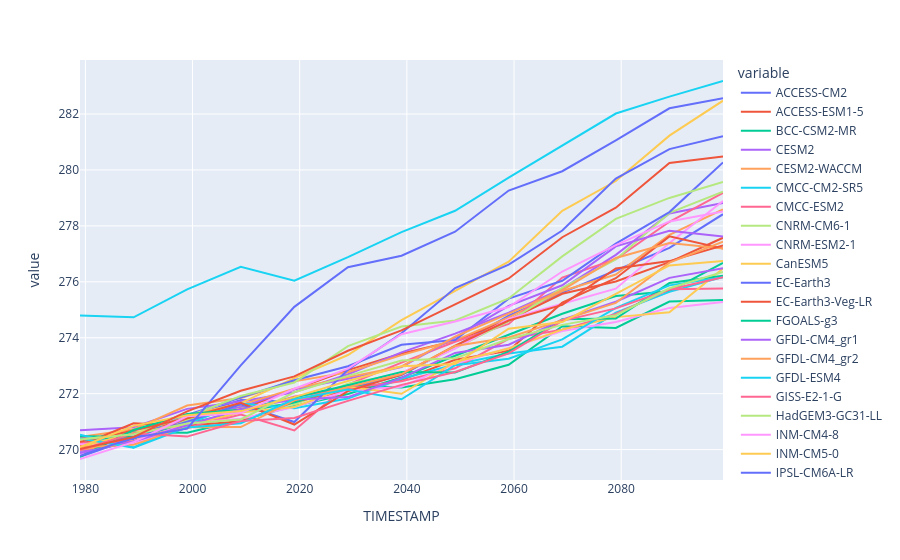

Notebook source saved alongside this figure:
### Markdown cell above
Apparently, some models have striking curves indicating unrealistic outliers or sudden jumps in the data. To clearly identify faulty time series, one option is to choose a qualitative approach by identifying the models using an interactive `plotly` plot. Here we can zoom and select/deselect curves as we like, to identify model names.

### Code cell
import plotly.express as px

fig = px.line(ssp5_tas_raw.resample('10YE', closed='left', label='left').mean())
fig.show()

### Figure 1 — Plotly figure (JSON) as saved in the notebook; plotly's stock layout.template omitted (floating-point values rounded to 4 significant figures)
{"data": [{"hovertemplate": "variable=ACCESS-CM2<br>TIMESTAMP=%{x}<br>value=%{y}<extra></extra>", "legendgroup": "ACCESS-CM2", "line": {"color": "#636efa", "dash": "solid"}, "marker": {"symbol": "circle"}, "mode": "lines", "name": "ACCESS-CM2", "orientation": "v", "showlegend": true, "type": "scatter", "x": ["1978-12-31T00:00:00", "1988-12-31T00:00:00", "1998-12-31T00:00:00", "2008-12-31T00:00:00", "2018-12-31T00:00:00", "2028-12-31T00:00:00", "2038-12-31T00:00:00", "2048-12-31T00:00:00", "2058-12-31T00:00:00", "2068-12-31T00:00:00", "2078-12-31T00:00:00", "2088-12-31T00:00:00", "2098-12-31T00:00:00"], "xaxis": "x", "y": [270.1, 270.4, 271.2, 271.8, 271.7, 272.2, 272.7, 273.7, 274.8, 275.6, 276.4, 277.2, 278.4], "yaxis": "y"}, {"hovertemplate": "variable=ACCESS-ESM1-5<br>TIMESTAMP=%{x}<br>value=%{y}<extra></extra>", "legendgroup": "ACCESS-ESM1-5", "line": {"color": "#EF553B", "dash": "solid"}, "marker": {"symbol": "circle"}, "mode": "lines", "name": "ACCESS-ESM1-5", "orientation": "v", "showlegend": true, "type": "scatter", "x": ["1978-12-31T00:00:00", "1988-12-31T00:00:00", "1998-12-31T00:00:00", "2008-12-31T00:00:00", "2018-12-31T00:00:00", "2028-12-31T00:00:00", "2038-12-31T00:00:00", "2048-12-31T00:00:00", "2058-12-31T00:00:00", "2068-12-31T00:00:00", "2078-12-31T00:00:00", "2088-12-31T00:00:00", "2098-12-31T00:00:00"], "xaxis": "x", "y": [270.1, 270.4, 271.1, 271.5, 272.2, 272.8, 273.4, 273.9, 274.6, 275.6, 276.0, 276.7, 277.6], "yaxis": "y"}, {"hovertemplate": "variable=BCC-CSM2-MR<br>TIMESTAMP=%{x}<br>value=%{y}<extra></extra>", "legendgroup": "BCC-CSM2-MR", "line": {"color": "#00cc96", "dash": "solid"}, "marker": {"symbol": "circle"}, "mode": "lines", "name": "BCC-CSM2-MR", "orientation": "v", "showlegend": true, "type": "scatter", "x": ["1978-12-31T00:00:00", "1988-12-31T00:00:00", "1998-12-31T00:00:00", "2008-12-31T00:00:00", "2018-12-31T00:00:00", "2028-12-31T00:00:00", "2038-12-31T00:00:00", "2048-12-31T00:00:00", "2058-12-31T00:00:00", "2068-12-31T00:00:00", "2078-12-31T00:00:00", "2088-12-31T00:00:00", "2098-12-31T00:00:00"], "xaxis": "x", "y": [270.2, 270.6, 270.6, 271.1, 271.6, 272.0, 272.6, 273.4, 274.1, 274.9, 275.5, 275.7, 276.7], "yaxis": "y"}, {"hovertemplate": "variable=CESM2<br>TIMESTAMP=%{x}<br>value=%{y}<extra></extra>", "legendgroup": "CESM2", "line": {"color": "#ab63fa", "dash": "solid"}, "marker": {"symbol": "circle"}, "mode": "lines", "name": "CESM2", "orientation": "v", "showlegend": true, "type": "scatter", "x": ["1978-12-31T00:00:00", "1988-12-31T00:00:00", "1998-12-31T00:00:00", "2008-12-31T00:00:00", "2018-12-31T00:00:00", "2028-12-31T00:00:00", "2038-12-31T00:00:00", "2048-12-31T00:00:00", "2058-12-31T00:00:00", "2068-12-31T00:00:00", "2078-12-31T00:00:00", "2088-12-31T00:00:00", "2098-12-31T00:00:00"], "xaxis": "x", "y": [270.7, 270.8, 271.5, 271.7, 272.1, 272.7, 273.5, 274.1, 274.9, 275.8, 277.0, 278.4, 278.8], "yaxis": "y"}, {"hovertemplate": "variable=CESM2-WACCM<br>TIMESTAMP=%{x}<br>value=%{y}<extra></extra>", "legendgroup": "CESM2-WACCM", "line": {"color": "#FFA15A", "dash": "solid"}, "marker": {"symbol": "circle"}, "mode": "lines", "name": "CESM2-WACCM", "orientation": "v", "showlegend": true, "type": "scatter", "x": ["1978-12-31T00:00:00", "1988-12-31T00:00:00", "1998-12-31T00:00:00", "2008-12-31T00:00:00", "2018-12-31T00:00:00", "2028-12-31T00:00:00", "2038-12-31T00:00:00", "2048-12-31T00:00:00", "2058-12-31T00:00:00", "2068-12-31T00:00:00", "2078-12-31T00:00:00", "2088-12-31T00:00:00", "2098-12-31T00:00:00"], "xaxis": "x", "y": [270.5, 270.7, 271.6, 271.8, 272.4, 272.8, 273.4, 273.9, 274.7, 275.7, 276.3, 277.7, 278.6], "yaxis": "y"}, {"hovertemplate": "variable=CMCC-CM2-SR5<br>TIMESTAMP=%{x}<br>value=%{y}<extra></extra>", "legendgroup": "CMCC-CM2-SR5", "line": {"color": "#19d3f3", "dash": "solid"}, "marker": {"symbol": "circle"}, "mode": "lines", "name": "CMCC-CM2-SR5", "orientation": "v", "showlegend": true, "type": "scatter", "x": ["1978-12-31T00:00:00", "1988-12-31T00:00:00", "1998-12-31T00:00:00", "2008-12-31T00:00:00", "2018-12-31T00:00:00", "2028-12-31T00:00:00", "2038-12-31T00:00:00", "2048-12-31T00:00:00", "2058-12-31T00:00:00", "2068-12-31T00:00:00", "2078-12-31T00:00:00", "2088-12-31T00:00:00", "2098-12-31T00:00:00"], "xaxis": "x", "y": [274.8, 274.7, 275.7, 276.5, 276.0, 276.9, 277.8, 278.5, 279.7, 280.9, 282.0, 282.6, 283.2], "yaxis": "y"}, {"hovertemplate": "variable=CMCC-ESM2<br>TIMESTAMP=%{x}<br>value=%{y}<extra></extra>", "legendgroup": "CMCC-ESM2", "line": {"color": "#FF6692", "dash": "solid"}, "marker": {"symbol": "circle"}, "mode": "lines", "name": "CMCC-ESM2", "orientation": "v", "showlegend": true, "type": "scatter", "x": ["1978-12-31T00:00:00", "1988-12-31T00:00:00", "1998-12-31T00:00:00", "2008-12-31T00:00:00", "2018-12-31T00:00:00", "2028-12-31T00:00:00", "2038-12-31T00:00:00", "2048-12-31T00:00:00", "2058-12-31T00:00:00", "2068-12-31T00:00:00", "2078-12-31T00:00:00", "2088-12-31T00:00:00", "2098-12-31T00:00:00"], "xaxis": "x", "y": [270.4, 270.5, 270.8, 271.3, 270.7, 272.3, 273.1, 273.9, 274.5, 276.2, 276.8, 278.1, 279.2], "yaxis": "y"}, {"hovertemplate": "variable=CNRM-CM6-1<br>TIMESTAMP=%{x}<br>value=%{y}<extra></extra>", "legendgroup": "CNRM-CM6-1", "line": {"color": "#B6E880", "dash": "solid"}, "marker": {"symbol": "circle"}, "mode": "lines", "name": "CNRM-CM6-1", "orientation": "v", "showlegend": true, "type": "scatter", "x": ["1978-12-31T00:00:00", "1988-12-31T00:00:00", "1998-12-31T00:00:00", "2008-12-31T00:00:00", "2018-12-31T00:00:00", "2028-12-31T00:00:00", "2038-12-31T00:00:00", "2048-12-31T00:00:00", "2058-12-31T00:00:00", "2068-12-31T00:00:00", "2078-12-31T00:00:00", "2088-12-31T00:00:00", "2098-12-31T00:00:00"], "xaxis": "x", "y": [269.9, 270.3, 271.0, 271.5, 271.6, 272.4, 272.7, 273.6, 274.6, 275.8, 276.8, 278.5, 279.2], "yaxis": "y"}, {"hovertemplate": "variable=CNRM-ESM2-1<br>TIMESTAMP=%{x}<br>value=%{y}<extra></extra>", "legendgroup": "CNRM-ESM2-1", "line": {"color": "#FF97FF", "dash": "solid"}, "marker": {"symbol": "circle"}, "mode": "lines", "name": "CNRM-ESM2-1", "orientation": "v", "showlegend": true, "type": "scatter", "x": ["1978-12-31T00:00:00", "1988-12-31T00:00:00", "1998-12-31T00:00:00", "2008-12-31T00:00:00", "2018-12-31T00:00:00", "2028-12-31T00:00:00", "2038-12-31T00:00:00", "2048-12-31T00:00:00", "2058-12-31T00:00:00", "2068-12-31T00:00:00", "2078-12-31T00:00:00", "2088-12-31T00:00:00", "2098-12-31T00:00:00"], "xaxis": "x", "y": [269.9, 270.6, 270.9, 271.4, 271.9, 272.2, 272.8, 273.6, 274.7, 275.2, 275.8, 277.4, 278.9], "yaxis": "y"}, {"hovertemplate": "variable=CanESM5<br>TIMESTAMP=%{x}<br>value=%{y}<extra></extra>", "legendgroup": "CanESM5", "line": {"color": "#FECB52", "dash": "solid"}, "marker": {"symbol": "circle"}, "mode": "lines", "name": "CanESM5", "orientation": "v", "showlegend": true, "type": "scatter", "x": ["1978-12-31T00:00:00", "1988-12-31T00:00:00", "1998-12-31T00:00:00", "2008-12-31T00:00:00", "2018-12-31T00:00:00", "2028-12-31T00:00:00", "2038-12-31T00:00:00", "2048-12-31T00:00:00", "2058-12-31T00:00:00", "2068-12-31T00:00:00", "2078-12-31T00:00:00", "2088-12-31T00:00:00", "2098-12-31T00:00:00"], "xaxis": "x", "y": [270.1, 270.3, 271.2, 271.7, 272.6, 273.4, 274.6, 275.7, 276.7, 278.5, 279.6, 281.2, 282.5], "yaxis": "y"}, {"hovertemplate": "variable=EC-Earth3<br>TIMESTAMP=%{x}<br>value=%{y}<extra></extra>", "legendgroup": "EC-Earth3", "line": {"color": "#636efa", "dash": "solid"}, "marker": {"symbol": "circle"}, "mode": "lines", "name": "EC-Earth3", "orientation": "v", "showlegend": true, "type": "scatter", "x": ["1978-12-31T00:00:00", "1988-12-31T00:00:00", "1998-12-31T00:00:00", "2008-12-31T00:00:00", "2018-12-31T00:00:00", "2028-12-31T00:00:00", "2038-12-31T00:00:00", "2048-12-31T00:00:00", "2058-12-31T00:00:00", "2068-12-31T00:00:00", "2078-12-31T00:00:00", "2088-12-31T00:00:00", "2098-12-31T00:00:00"], "xaxis": "x", "y": [270.2, 270.4, 271.2, 271.9, 272.5, 273.0, 273.7, 273.9, 275.4, 276.0, 277.4, 278.5, 280.3], "yaxis": "y"}, {"hovertemplate": "variable=EC-Earth3-Veg-LR<br>TIMESTAMP=%{x}<br>value=%{y}<extra></extra>", "legendgroup": "EC-Earth3-Veg-LR", "line": {"color": "#EF553B", "dash": "solid"}, "marker": {"symbol": "circle"}, "mode": "lines", "name": "EC-Earth3-Veg-LR", "orientation": "v", "showlegend": true, "type": "scatter", "x": ["1978-12-31T00:00:00", "1988-12-31T00:00:00", "1998-12-31T00:00:00", "2008-12-31T00:00:00", "2018-12-31T00:00:00", "2028-12-31T00:00:00", "2038-12-31T00:00:00", "2048-12-31T00:00:00", "2058-12-31T00:00:00", "2068-12-31T00:00:00", "2078-12-31T00:00:00", "2088-12-31T00:00:00", "2098-12-31T00:00:00"], "xaxis": "x", "y": [270.2, 270.9, 270.9, 271.0, 271.7, 272.1, 272.5, 273.2, 273.5, 275.3, 276.1, 277.6, 277.2], "yaxis": "y"}, {"hovertemplate": "variable=FGOALS-g3<br>TIMESTAMP=%{x}<br>value=%{y}<extra></extra>", "legendgroup": "FGOALS-g3", "line": {"color": "#00cc96", "dash": "solid"}, "marker": {"symbol": "circle"}, "mode": "lines", "name": "FGOALS-g3", "orientation": "v", "showlegend": true, "type": "scatter", "x": ["1978-12-31T00:00:00", "1988-12-31T00:00:00", "1998-12-31T00:00:00", "2008-12-31T00:00:00", "2018-12-31T00:00:00", "2028-12-31T00:00:00", "2038-12-31T00:00:00", "2048-12-31T00:00:00", "2058-12-31T00:00:00", "2068-12-31T00:00:00", "2078-12-31T00:00:00", "2088-12-31T00:00:00", "2098-12-31T00:00:00"], "xaxis": "x", "y": [270.5, 270.5, 270.9, 271.3, 271.7, 272.3, 272.2, 272.5, 273.0, 274.4, 274.4, 275.3, 275.4], "yaxis": "y"}, {"hovertemplate": "variable=GFDL-CM4_gr1<br>TIMESTAMP=%{x}<br>value=%{y}<extra></extra>", "legendgroup": "GFDL-CM4_gr1", "line": {"color": "#ab63fa", "dash": "solid"}, "marker": {"symbol": "circle"}, "mode": "lines", "name": "GFDL-CM4_gr1", "orientation": "v", "showlegend": true, "type": "scatter", "x": ["1978-12-31T00:00:00", "1988-12-31T00:00:00", "1998-12-31T00:00:00", "2008-12-31T00:00:00", "2018-12-31T00:00:00", "2028-12-31T00:00:00", "2038-12-31T00:00:00", "2048-12-31T00:00:00", "2058-12-31T00:00:00", "2068-12-31T00:00:00", "2078-12-31T00:00:00", "2088-12-31T00:00:00", "2098-12-31T00:00:00"], "xaxis": "x", "y": [270.0, 270.3, 271.2, 271.5, 272.2, 272.5, 273.0, 274.0, 275.1, 275.9, 277.3, 277.8, 277.6], "yaxis": "y"}, {"hovertemplate": "variable=GFDL-CM4_gr2<br>TIMESTAMP=%{x}<br>value=%{y}<extra></extra>", "legendgroup": "GFDL-CM4_gr2", "line": {"color": "#FFA15A", "dash": "solid"}, "marker": {"symbol": "circle"}, "mode": "lines", "name": "GFDL-CM4_gr2", "orientation": "v", "showlegend": true, "type": "scatter", "x": ["1978-12-31T00:00:00", "1988-12-31T00:00:00", "1998-12-31T00:00:00", "2008-12-31T00:00:00", "2018-12-31T00:00:00", "2028-12-31T00:00:00", "2038-12-31T00:00:00", "2048-12-31T00:00:00", "2058-12-31T00:00:00", "2068-12-31T00:00:00", "2078-12-31T00:00:00", "2088-12-31T00:00:00", "2098-12-31T00:00:00"], "xaxis": "x", "y": [270.0, 270.2, 271.2, 271.6, 272.2, 272.6, 273.0, 274.0, 274.9, 275.7, 276.9, 277.4, 277.2], "yaxis": "y"}, {"hovertemplate": "variable=GFDL-ESM4<br>TIMESTAMP=%{x}<br>value=%{y}<extra></extra>", "legendgroup": "GFDL-ESM4", "line": {"color": "#19d3f3", "dash": "solid"}, "marker": {"symbol": "circle"}, "mode": "lines", "name": "GFDL-ESM4", "orientation": "v", "showlegend": true, "type": "scatter", "x": ["1978-12-31T00:00:00", "1988-12-31T00:00:00", "1998-12-31T00:00:00", "2008-12-31T00:00:00", "2018-12-31T00:00:00", "2028-12-31T00:00:00", "2038-12-31T00:00:00", "2048-12-31T00:00:00", "2058-12-31T00:00:00", "2068-12-31T00:00:00", "2078-12-31T00:00:00", "2088-12-31T00:00:00", "2098-12-31T00:00:00"], "xaxis": "x", "y": [270.5, 270.1, 270.9, 271.6, 271.5, 271.8, 272.5, 273.0, 273.4, 273.7, 274.9, 275.6, 276.2], "yaxis": "y"}, {"hovertemplate": "variable=GISS-E2-1-G<br>TIMESTAMP=%{x}<br>value=%{y}<extra></extra>", "legendgroup": "GISS-E2-1-G", "line": {"color": "#FF6692", "dash": "solid"}, "marker": {"symbol": "circle"}, "mode": "lines", "name": "GISS-E2-1-G", "orientation": "v", "showlegend": true, "type": "scatter", "x": ["1978-12-31T00:00:00", "1988-12-31T00:00:00", "1998-12-31T00:00:00", "2008-12-31T00:00:00", "2018-12-31T00:00:00", "2028-12-31T00:00:00", "2038-12-31T00:00:00", "2048-12-31T00:00:00", "2058-12-31T00:00:00", "2068-12-31T00:00:00", "2078-12-31T00:00:00", "2088-12-31T00:00:00", "2098-12-31T00:00:00"], "xaxis": "x", "y": [270.2, 270.3, 270.8, 271.3, 271.9, 272.2, 272.4, 272.9, 274.0, 274.3, 274.9, 275.7, 275.8], "yaxis": "y"}, {"hovertemplate": "variable=HadGEM3-GC31-LL<br>TIMESTAMP=%{x}<br>value=%{y}<extra></extra>", "legendgroup": "HadGEM3-GC31-LL", "line": {"color": "#B6E880", "dash": "solid"}, "marker": {"symbol": "circle"}, "mode": "lines", "name": "HadGEM3-GC31-LL", "orientation": "v", "showlegend": true, "type": "scatter", "x": ["1978-12-31T00:00:00", "1988-12-31T00:00:00", "1998-12-31T00:00:00", "2008-12-31T00:00:00", "2018-12-31T00:00:00", "2028-12-31T00:00:00", "2038-12-31T00:00:00", "2048-12-31T00:00:00", "2058-12-31T00:00:00", "2068-12-31T00:00:00", "2078-12-31T00:00:00", "2088-12-31T00:00:00", "2098-12-31T00:00:00"], "xaxis": "x", "y": [270.4, 270.6, 271.2, 271.9, 272.4, 273.7, 274.4, 274.6, 275.4, 276.9, 278.3, 279.0, 279.6], "yaxis": "y"}, {"hovertemplate": "variable=INM-CM4-8<br>TIMESTAMP=%{x}<br>value=%{y}<extra></extra>", "legendgroup": "INM-CM4-8", "line": {"color": "#FF97FF", "dash": "solid"}, "marker": {"symbol": "circle"}, "mode": "lines", "name": "INM-CM4-8", "orientation": "v", "showlegend": true, "type": "scatter", "x": ["1978-12-31T00:00:00", "1988-12-31T00:00:00", "1998-12-31T00:00:00", "2008-12-31T00:00:00", "2018-12-31T00:00:00", "2028-12-31T00:00:00", "2038-12-31T00:00:00", "2048-12-31T00:00:00", "2058-12-31T00:00:00", "2068-12-31T00:00:00", "2078-12-31T00:00:00", "2088-12-31T00:00:00", "2098-12-31T00:00:00"], "xaxis": "x", "y": [270.2, 270.2, 270.9, 271.1, 271.5, 272.1, 272.3, 273.1, 273.6, 274.2, 274.6, 275.1, 275.3], "yaxis": "y"}, {"hovertemplate": "variable=INM-CM5-0<br>TIMESTAMP=%{x}<br>value=%{y}<extra></extra>", "legendgroup": "INM-CM5-0", "line": {"color": "#FECB52", "dash": "solid"}, "marker": {"symbol": "circle"}, "mode": "lines", "name": "INM-CM5-0", "orientation": "v", "showlegend": true, "type": "scatter", "x": ["1978-12-31T00:00:00", "1988-12-31T00:00:00", "1998-12-31T00:00:00", "2008-12-31T00:00:00", "2018-12-31T00:00:00", "2028-12-31T00:00:00", "2038-12-31T00:00:00", "2048-12-31T00:00:00", "2058-12-31T00:00:00", "2068-12-31T00:00:00", "2078-12-31T00:00:00", "2088-12-31T00:00:00", "2098-12-31T00:00:00"], "xaxis": "x", "y": [270.1, 270.6, 270.9, 271.3, 271.5, 272.2, 272.0, 273.1, 273.6, 274.3, 274.7, 274.9, 276.5], "yaxis": "y"}, {"hovertemplate": "variable=IPSL-CM6A-LR<br>TIMESTAMP=%{x}<br>value=%{y}<extra></extra>", "legendgroup": "IPSL-CM6A-LR", "line": {"color": "#636efa", "dash": "solid"}, "marker": {"symbol": "circle"}, "mode": "lines", "name": "IPSL-CM6A-LR", "orientation": "v", "showlegend": true, "type": "scatter", "x": ["1978-12-31T00:00:00", "1988-12-31T00:00:00", "1998-12-31T00:00:00", "2008-12-31T00:00:00", "2018-12-31T00:00:00", "2028-12-31T00:00:00", "2038-12-31T00:00:00", "2048-12-31T00:00:00", "2058-12-31T00:00:00", "2068-12-31T00:00:00", "2078-12-31T00:00:00", "2088-12-31T00:00:00", "2098-12-31T00:00:00"], "xaxis": "x", "y": [269.7, 270.4, 271.0, 271.6, 271.0, 272.9, 274.2, 275.8, 276.6, 277.8, 279.7, 280.7, 281.2], "yaxis": "y"}, {"hovertemplate": "variable=KACE-1-0-G<br>TIMESTAMP=%{x}<br>value=%{y}<extra></extra>", "legendgroup": "KACE-1-0-G", "line": {"color": "#EF553B", "dash": "solid"}, "marker": {"symbol": "circle"}, "mode": "lines", "name": "KACE-1-0-G", "orientation": "v", "showlegend": true, "type": "scatter", "x": ["1978-12-31T00:00:00", "1988-12-31T00:00:00", "1998-12-31T00:00:00", "2008-12-31T00:00:00", "2018-12-31T00:00:00", "2028-12-31T00:00:00", "2038-12-31T00:00:00", "2048-12-31T00:00:00", "2058-12-31T00:00:00", "2068-12-31T00:00:00", "2078-12-31T00:00:00", "2088-12-31T00:00:00", "2098-12-31T00:00:00"], "xaxis": "x", "y": [270.3, 270.7, 271.1, 271.7, 270.9, 272.1, 272.7, 273.7, 274.6, 275.2, 276.5, 276.7, 277.3], "yaxis": "y"}, {"hovertemplate": "variable=KIOST-ESM<br>TIMESTAMP=%{x}<br>value=%{y}<extra></extra>", "legendgroup": "KIOST-ESM", "line": {"color": "#00cc96", "dash": "solid"}, "marker": {"symbol": "circle"}, "mode": "lines", "name": "KIOST-ESM", "orientation": "v", "showlegend": true, "type": "scatter", "x": ["1978-12-31T00:00:00", "1988-12-31T00:00:00", "1998-12-31T00:00:00", "2008-12-31T00:00:00", "2018-12-31T00:00:00", "2028-12-31T00:00:00", "2038-12-31T00:00:00", "2048-12-31T00:00:00", "2058-12-31T00:00:00", "2068-12-31T00:00:00", "2078-12-31T00:00:00", "2088-12-31T00:00:00", "2098-12-31T00:00:00"], "xaxis": "x", "y": [269.7, 270.7, 271.3, 271.4, 271.9, 272.3, 272.8, 272.8, 273.5, 274.7, 274.7, 276.0, 276.2], "yaxis": "y"}, {"hovertemplate": "variable=MIROC-ES2L<br>TIMESTAMP=%{x}<br>value=%{y}<extra></extra>", "legendgroup": "MIROC-ES2L", "line": {"color": "#ab63fa", "dash": "solid"}, "marker": {"symbol": "circle"}, "mode": "lines", "name": "MIROC-ES2L", "orientation": "v", "showlegend": true, "type": "scatter", "x": ["1978-12-31T00:00:00", "1988-12-31T00:00:00", "1998-12-31T00:00:00", "2008-12-31T00:00:00", "2018-12-31T00:00:00", "2028-12-31T00:00:00", "2038-12-31T00:00:00", "2048-12-31T00:00:00", "2058-12-31T00:00:00", "2068-12-31T00:00:00", "2078-12-31T00:00:00", "2088-12-31T00:00:00", "2098-12-31T00:00:00"], "xaxis": "x", "y": [269.9, 270.3, 270.9, 271.4, 271.8, 271.9, 272.6, 273.5, 273.7, 274.6, 275.3, 276.1, 276.5], "yaxis": "y"}, {"hovertemplate": "variable=MIROC6<br>TIMESTAMP=%{x}<br>value=%{y}<extra></extra>", "legendgroup": "MIROC6", "line": {"color": "#FFA15A", "dash": "solid"}, "marker": {"symbol": "circle"}, "mode": "lines", "name": "MIROC6", "orientation": "v", "showlegend": true, "type": "scatter", "x": ["1978-12-31T00:00:00", "1988-12-31T00:00:00", "1998-12-31T00:00:00", "2008-12-31T00:00:00", "2018-12-31T00:00:00", "2028-12-31T00:00:00", "2038-12-31T00:00:00", "2048-12-31T00:00:00", "2058-12-31T00:00:00", "2068-12-31T00:00:00", "2078-12-31T00:00:00", "2088-12-31T00:00:00", "2098-12-31T00:00:00"], "xaxis": "x", "y": [270.1, 270.2, 270.8, 270.8, 271.8, 272.2, 272.7, 273.7, 274.0, 274.6, 275.2, 276.7, 277.4], "yaxis": "y"}, {"hovertemplate": "variable=MPI-ESM1-2-HR<br>TIMESTAMP=%{x}<br>value=%{y}<extra></extra>", "legendgroup": "MPI-ESM1-2-HR", "line": {"color": "#19d3f3", "dash": "solid"}, "marker": {"symbol": "circle"}, "mode": "lines", "name": "MPI-ESM1-2-HR", "orientation": "v", "showlegend": true, "type": "scatter", "x": ["1978-12-31T00:00:00", "1988-12-31T00:00:00", "1998-12-31T00:00:00", "2008-12-31T00:00:00", "2018-12-31T00:00:00", "2028-12-31T00:00:00", "2038-12-31T00:00:00", "2048-12-31T00:00:00", "2058-12-31T00:00:00", "2068-12-31T00:00:00", "2078-12-31T00:00:00", "2088-12-31T00:00:00", "2098-12-31T00:00:00"], "xaxis": "x", "y": [270.4, 270.1, 270.8, 270.9, 271.8, 272.2, 271.8, 273.0, 273.3, 273.9, 275.1, 275.9, 276.2], "yaxis": "y"}, {"hovertemplate": "variable=MPI-ESM1-2-LR<br>TIMESTAMP=%{x}<br>value=%{y}<extra></extra>", "legendgroup": "MPI-ESM1-2-LR", "line": {"color": "#FF6692", "dash": "solid"}, "marker": {"symbol": "circle"}, "mode": "lines", "name": "MPI-ESM1-2-LR", "orientation": "v", "showlegend": true, "type": "scatter", "x": ["1978-12-31T00:00:00", "1988-12-31T00:00:00", "1998-12-31T00:00:00", "2008-12-31T00:00:00", "2018-12-31T00:00:00", "2028-12-31T00:00:00", "2038-12-31T00:00:00", "2048-12-31T00:00:00", "2058-12-31T00:00:00", "2068-12-31T00:00:00", "2078-12-31T00:00:00", "2088-12-31T00:00:00", "2098-12-31T00:00:00"], "xaxis": "x", "y": [270.0, 270.6, 270.5, 271.0, 271.1, 271.7, 272.3, 272.8, 273.4, 274.6, 275.1, 275.7, 276.2], "yaxis": "y"}, {"hovertemplate": "variable=MRI-ESM2-0<br>TIMESTAMP=%{x}<br>value=%{y}<extra></extra>", "legendgroup": "MRI-ESM2-0", "line": {"color": "#B6E880", "dash": "solid"}, "marker": {"symbol": "circle"}, "mode": "lines", "name": "MRI-ESM2-0", "orientation": "v", "showlegend": true, "type": "scatter", "x": ["1978-12-31T00:00:00", "1988-12-31T00:00:00", "1998-12-31T00:00:00", "2008-12-31T00:00:00", "2018-12-31T00:00:00", "2028-12-31T00:00:00", "2038-12-31T00:00:00", "2048-12-31T00:00:00", "2058-12-31T00:00:00", "2068-12-31T00:00:00", "2078-12-31T00:00:00", "2088-12-31T00:00:00", "2098-12-31T00:00:00"], "xaxis": "x", "y": [270.4, 270.5, 270.9, 271.1, 272.1, 272.6, 273.2, 273.3, 274.0, 274.5, 274.8, 275.8, 276.3], "yaxis": "y"}, {"hovertemplate": "variable=NESM3<br>TIMESTAMP=%{x}<br>value=%{y}<extra></extra>", "legendgroup": "NESM3", "line": {"color": "#FF97FF", "dash": "solid"}, "marker": {"symbol": "circle"}, "mode": "lines", "name": "NESM3", "orientation": "v", "showlegend": true, "type": "scatter", "x": ["1978-12-31T00:00:00", "1988-12-31T00:00:00", "1998-12-31T00:00:00", "2008-12-31T00:00:00", "2018-12-31T00:00:00", "2028-12-31T00:00:00", "2038-12-31T00:00:00", "2048-12-31T00:00:00", "2058-12-31T00:00:00", "2068-12-31T00:00:00", "2078-12-31T00:00:00", "2088-12-31T00:00:00", "2098-12-31T00:00:00"], "xaxis": "x", "y": [269.7, 270.3, 271.2, 271.3, 272.2, 272.9, 274.1, 274.6, 275.1, 276.4, 277.3, 278.2, 278.5], "yaxis": "y"}, {"hovertemplate": "variable=NorESM2-MM<br>TIMESTAMP=%{x}<br>value=%{y}<extra></extra>", "legendgroup": "NorESM2-MM", "line": {"color": "#FECB52", "dash": "solid"}, "marker": {"symbol": "circle"}, "mode": "lines", "name": "NorESM2-MM", "orientation": "v", "showlegend": true, "type": "scatter", "x": ["1978-12-31T00:00:00", "1988-12-31T00:00:00", "1998-12-31T00:00:00", "2008-12-31T00:00:00", "2018-12-31T00:00:00", "2028-12-31T00:00:00", "2038-12-31T00:00:00", "2048-12-31T00:00:00", "2058-12-31T00:00:00", "2068-12-31T00:00:00", "2078-12-31T00:00:00", "2088-12-31T00:00:00", "2098-12-31T00:00:00"], "xaxis": "x", "y": [270.1, 270.8, 271.2, 271.4, 271.9, 272.5, 273.0, 273.1, 274.3, 274.6, 275.6, 276.6, 276.7], "yaxis": "y"}, {"hovertemplate": "variable=TaiESM1<br>TIMESTAMP=%{x}<br>value=%{y}<extra></extra>", "legendgroup": "TaiESM1", "line": {"color": "#636efa", "dash": "solid"}, "marker": {"symbol": "circle"}, "mode": "lines", "name": "TaiESM1", "orientation": "v", "showlegend": true, "type": "scatter", "x": ["1978-12-31T00:00:00", "1988-12-31T00:00:00", "1998-12-31T00:00:00", "2008-12-31T00:00:00", "2018-12-31T00:00:00", "2028-12-31T00:00:00", "2038-12-31T00:00:00", "2048-12-31T00:00:00", "2058-12-31T00:00:00", "2068-12-31T00:00:00", "2078-12-31T00:00:00", "2088-12-31T00:00:00", "2098-12-31T00:00:00"], "xaxis": "x", "y": [269.8, 270.4, 270.7, 273.0, 275.1, 276.5, 276.9, 277.8, 279.3, 280.0, 281.1, 282.2, 282.6], "yaxis": "y"}, {"hovertemplate": "variable=UKESM1-0-LL<br>TIMESTAMP=%{x}<br>value=%{y}<extra></extra>", "legendgroup": "UKESM1-0-LL", "line": {"color": "#EF553B", "dash": "solid"}, "marker": {"symbol": "circle"}, "mode": "lines", "name": "UKESM1-0-LL", "orientation": "v", "showlegend": true, "type": "scatter", "x": ["1978-12-31T00:00:00", "1988-12-31T00:00:00", "1998-12-31T00:00:00", "2008-12-31T00:00:00", "2018-12-31T00:00:00", "2028-12-31T00:00:00", "2038-12-31T00:00:00", "2048-12-31T00:00:00", "2058-12-31T00:00:00", "2068-12-31T00:00:00", "2078-12-31T00:00:00", "2088-12-31T00:00:00", "2098-12-31T00:00:00"], "xaxis": "x", "y": [270.0, 270.4, 271.4, 272.1, 272.6, 273.5, 274.3, 275.2, 276.1, 277.6, 278.7, 280.2, 280.5], "yaxis": "y"}], "layout": {"legend": {"title": {"text": "variable"}, "tracegroupgap": 0}, "margin": {"t": 60}, "xaxis": {"anchor": "y", "domain": [0, 1], "title": {"text": "TIMESTAMP"}}, "yaxis": {"anchor": "x", "domain": [0, 1], "title": {"text": "value"}}}}
